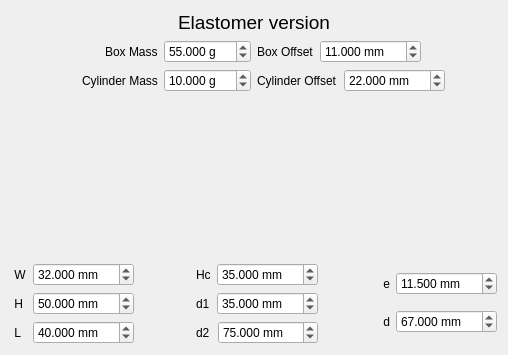
<?xml version="1.0" encoding="UTF-8"?>
<ui version="4.0">
 <class>modelo2</class>
 <widget class="QWidget" name="modelo2">
  <property name="geometry">
   <rect>
    <x>0</x>
    <y>0</y>
    <width>508</width>
    <height>355</height>
   </rect>
  </property>
  <property name="minimumSize">
   <size>
    <width>508</width>
    <height>355</height>
   </size>
  </property>
  <property name="maximumSize">
   <size>
    <width>508</width>
    <height>355</height>
   </size>
  </property>
  <property name="windowTitle">
   <string>Form</string>
  </property>
  <property name="autoFillBackground">
   <bool>true</bool>
  </property>
  <layout class="QVBoxLayout" name="verticalLayout_6">
   <item>
    <layout class="QVBoxLayout" name="verticalLayout_4">
     <item>
      <widget class="QLabel" name="Titulo">
       <property name="text">
        <string>&lt;html&gt;&lt;head/&gt;&lt;body&gt;&lt;p align=&quot;center&quot;&gt;&lt;span style=&quot; font-size:14pt;&quot;&gt;Elastomer version&lt;/span&gt;&lt;/p&gt;&lt;/body&gt;&lt;/html&gt;</string>
       </property>
      </widget>
     </item>
     <item>
      <layout class="QVBoxLayout" name="verticalLayout_5">
       <item>
        <layout class="QHBoxLayout" name="horizontalLayout_20">
         <item>
          <layout class="QHBoxLayout" name="horizontalLayout_11">
           <item>
            <spacer name="horizontalSpacer_5">
             <property name="orientation">
              <enum>Qt::Horizontal</enum>
             </property>
             <property name="sizeHint" stdset="0">
              <size>
               <width>40</width>
               <height>20</height>
              </size>
             </property>
            </spacer>
           </item>
           <item>
            <widget class="QLabel" name="MasaCub_Label">
             <property name="text">
              <string>Box Mass</string>
             </property>
            </widget>
           </item>
           <item>
            <widget class="QDoubleSpinBox" name="MasaCub_Value">
             <property name="minimumSize">
              <size>
               <width>70</width>
               <height>0</height>
              </size>
             </property>
             <property name="suffix">
              <string> g</string>
             </property>
             <property name="decimals">
              <number>3</number>
             </property>
             <property name="maximum">
              <double>9999.000000000000000</double>
             </property>
             <property name="value">
              <double>55.000000000000000</double>
             </property>
            </widget>
           </item>
          </layout>
         </item>
         <item>
          <layout class="QHBoxLayout" name="horizontalLayout_13">
           <item>
            <widget class="QLabel" name="OCub_Label">
             <property name="text">
              <string>Box Offset</string>
             </property>
            </widget>
           </item>
           <item>
            <widget class="QDoubleSpinBox" name="OCub_Value">
             <property name="minimumSize">
              <size>
               <width>70</width>
               <height>0</height>
              </size>
             </property>
             <property name="suffix">
              <string> mm</string>
             </property>
             <property name="decimals">
              <number>3</number>
             </property>
             <property name="maximum">
              <double>9999.000000000000000</double>
             </property>
             <property name="value">
              <double>11.000000000000000</double>
             </property>
            </widget>
           </item>
           <item>
            <spacer name="horizontalSpacer_8">
             <property name="orientation">
              <enum>Qt::Horizontal</enum>
             </property>
             <property name="sizeHint" stdset="0">
              <size>
               <width>40</width>
               <height>20</height>
              </size>
             </property>
            </spacer>
           </item>
          </layout>
         </item>
        </layout>
       </item>
       <item>
        <layout class="QHBoxLayout" name="horizontalLayout_19">
         <item>
          <layout class="QHBoxLayout" name="horizontalLayout_9">
           <item>
            <spacer name="horizontalSpacer_7">
             <property name="orientation">
              <enum>Qt::Horizontal</enum>
             </property>
             <property name="sizeHint" stdset="0">
              <size>
               <width>40</width>
               <height>20</height>
              </size>
             </property>
            </spacer>
           </item>
           <item>
            <widget class="QLabel" name="MasaCil_Label">
             <property name="text">
              <string>Cylinder Mass</string>
             </property>
            </widget>
           </item>
           <item>
            <widget class="QDoubleSpinBox" name="MasaCil_Value">
             <property name="minimumSize">
              <size>
               <width>70</width>
               <height>0</height>
              </size>
             </property>
             <property name="suffix">
              <string> g</string>
             </property>
             <property name="decimals">
              <number>3</number>
             </property>
             <property name="maximum">
              <double>9999.000000000000000</double>
             </property>
             <property name="value">
              <double>10.000000000000000</double>
             </property>
            </widget>
           </item>
          </layout>
         </item>
         <item>
          <layout class="QHBoxLayout" name="horizontalLayout_10">
           <item>
            <widget class="QLabel" name="OCil_Label">
             <property name="text">
              <string>Cylinder Offset</string>
             </property>
            </widget>
           </item>
           <item>
            <widget class="QDoubleSpinBox" name="OCil_Value">
             <property name="minimumSize">
              <size>
               <width>70</width>
               <height>0</height>
              </size>
             </property>
             <property name="suffix">
              <string> mm</string>
             </property>
             <property name="decimals">
              <number>3</number>
             </property>
             <property name="maximum">
              <double>9999.000000000000000</double>
             </property>
             <property name="value">
              <double>22.000000000000000</double>
             </property>
            </widget>
           </item>
           <item>
            <spacer name="horizontalSpacer_9">
             <property name="orientation">
              <enum>Qt::Horizontal</enum>
             </property>
             <property name="sizeHint" stdset="0">
              <size>
               <width>40</width>
               <height>20</height>
              </size>
             </property>
            </spacer>
           </item>
          </layout>
         </item>
        </layout>
       </item>
      </layout>
     </item>
     <item>
      <spacer name="verticalSpacer">
       <property name="orientation">
        <enum>Qt::Vertical</enum>
       </property>
       <property name="sizeHint" stdset="0">
        <size>
         <width>20</width>
         <height>40</height>
        </size>
       </property>
      </spacer>
     </item>
     <item>
      <layout class="QHBoxLayout" name="horizontalLayout_18">
       <item>
        <spacer name="horizontalSpacer">
         <property name="orientation">
          <enum>Qt::Horizontal</enum>
         </property>
         <property name="sizeHint" stdset="0">
          <size>
           <width>40</width>
           <height>20</height>
          </size>
         </property>
        </spacer>
       </item>
       <item>
        <widget class="QLabel" name="label">
         <property name="minimumSize">
          <size>
           <width>251</width>
           <height>140</height>
          </size>
         </property>
         <property name="maximumSize">
          <size>
           <width>251</width>
           <height>140</height>
          </size>
         </property>
         <property name="text">
          <string/>
         </property>
         <property name="pixmap">
          <pixmap resource="../../MelosimulaRF.qrc">:/images/Resources/modelo2Dimensiones.png</pixmap>
         </property>
         <property name="scaledContents">
          <bool>true</bool>
         </property>
        </widget>
       </item>
       <item>
        <spacer name="horizontalSpacer_2">
         <property name="orientation">
          <enum>Qt::Horizontal</enum>
         </property>
         <property name="sizeHint" stdset="0">
          <size>
           <width>40</width>
           <height>20</height>
          </size>
         </property>
        </spacer>
       </item>
      </layout>
     </item>
     <item>
      <spacer name="verticalSpacer_2">
       <property name="orientation">
        <enum>Qt::Vertical</enum>
       </property>
       <property name="sizeHint" stdset="0">
        <size>
         <width>20</width>
         <height>40</height>
        </size>
       </property>
      </spacer>
     </item>
     <item>
      <layout class="QHBoxLayout" name="horizontalLayout_8">
       <item>
        <layout class="QHBoxLayout" name="horizontalLayout_4">
         <item>
          <layout class="QVBoxLayout" name="verticalLayout">
           <item>
            <layout class="QHBoxLayout" name="horizontalLayout">
             <item>
              <widget class="QLabel" name="W_Label">
               <property name="text">
                <string> W</string>
               </property>
              </widget>
             </item>
             <item>
              <widget class="QDoubleSpinBox" name="W_Value">
               <property name="minimumSize">
                <size>
                 <width>100</width>
                 <height>0</height>
                </size>
               </property>
               <property name="suffix">
                <string> mm</string>
               </property>
               <property name="decimals">
                <number>3</number>
               </property>
               <property name="maximum">
                <double>9999.000000000000000</double>
               </property>
               <property name="value">
                <double>32.000000000000000</double>
               </property>
              </widget>
             </item>
            </layout>
           </item>
           <item>
            <layout class="QHBoxLayout" name="horizontalLayout_2">
             <item>
              <widget class="QLabel" name="H_Label">
               <property name="text">
                <string> H</string>
               </property>
              </widget>
             </item>
             <item>
              <widget class="QDoubleSpinBox" name="H_Value">
               <property name="minimumSize">
                <size>
                 <width>100</width>
                 <height>0</height>
                </size>
               </property>
               <property name="suffix">
                <string> mm</string>
               </property>
               <property name="decimals">
                <number>3</number>
               </property>
               <property name="maximum">
                <double>9999.000000000000000</double>
               </property>
               <property name="value">
                <double>50.000000000000000</double>
               </property>
              </widget>
             </item>
            </layout>
           </item>
           <item>
            <layout class="QHBoxLayout" name="horizontalLayout_3">
             <item>
              <widget class="QLabel" name="L_Label">
               <property name="text">
                <string> L</string>
               </property>
              </widget>
             </item>
             <item>
              <widget class="QDoubleSpinBox" name="L_Value">
               <property name="minimumSize">
                <size>
                 <width>100</width>
                 <height>0</height>
                </size>
               </property>
               <property name="suffix">
                <string> mm</string>
               </property>
               <property name="decimals">
                <number>3</number>
               </property>
               <property name="maximum">
                <double>9999.000000000000000</double>
               </property>
               <property name="value">
                <double>40.000000000000000</double>
               </property>
              </widget>
             </item>
            </layout>
           </item>
          </layout>
         </item>
        </layout>
       </item>
       <item>
        <spacer name="horizontalSpacer_3">
         <property name="orientation">
          <enum>Qt::Horizontal</enum>
         </property>
         <property name="sizeHint" stdset="0">
          <size>
           <width>40</width>
           <height>20</height>
          </size>
         </property>
        </spacer>
       </item>
       <item>
        <layout class="QHBoxLayout" name="horizontalLayout_14">
         <item>
          <layout class="QVBoxLayout" name="verticalLayout_3">
           <item>
            <layout class="QHBoxLayout" name="horizontalLayout_15">
             <item>
              <widget class="QLabel" name="Hc_Label">
               <property name="text">
                <string>Hc</string>
               </property>
              </widget>
             </item>
             <item>
              <widget class="QDoubleSpinBox" name="Hc_Value">
               <property name="minimumSize">
                <size>
                 <width>100</width>
                 <height>0</height>
                </size>
               </property>
               <property name="suffix">
                <string> mm</string>
               </property>
               <property name="decimals">
                <number>3</number>
               </property>
               <property name="maximum">
                <double>9999.000000000000000</double>
               </property>
               <property name="value">
                <double>35.000000000000000</double>
               </property>
              </widget>
             </item>
            </layout>
           </item>
           <item>
            <layout class="QHBoxLayout" name="horizontalLayout_16">
             <item>
              <widget class="QLabel" name="d1_Label">
               <property name="text">
                <string>d1</string>
               </property>
              </widget>
             </item>
             <item>
              <widget class="QDoubleSpinBox" name="d1_Value">
               <property name="minimumSize">
                <size>
                 <width>100</width>
                 <height>0</height>
                </size>
               </property>
               <property name="suffix">
                <string> mm</string>
               </property>
               <property name="decimals">
                <number>3</number>
               </property>
               <property name="maximum">
                <double>9999.000000000000000</double>
               </property>
               <property name="value">
                <double>35.000000000000000</double>
               </property>
              </widget>
             </item>
            </layout>
           </item>
           <item>
            <layout class="QHBoxLayout" name="horizontalLayout_17">
             <item>
              <widget class="QLabel" name="d2_Label">
               <property name="text">
                <string>d2</string>
               </property>
              </widget>
             </item>
             <item>
              <widget class="QDoubleSpinBox" name="d2_Value">
               <property name="minimumSize">
                <size>
                 <width>100</width>
                 <height>0</height>
                </size>
               </property>
               <property name="suffix">
                <string> mm</string>
               </property>
               <property name="decimals">
                <number>3</number>
               </property>
               <property name="value">
                <double>75.000000000000000</double>
               </property>
              </widget>
             </item>
            </layout>
           </item>
          </layout>
         </item>
        </layout>
       </item>
       <item>
        <spacer name="horizontalSpacer_4">
         <property name="orientation">
          <enum>Qt::Horizontal</enum>
         </property>
         <property name="sizeHint" stdset="0">
          <size>
           <width>40</width>
           <height>20</height>
          </size>
         </property>
        </spacer>
       </item>
       <item>
        <layout class="QHBoxLayout" name="horizontalLayout_7">
         <item>
          <layout class="QVBoxLayout" name="verticalLayout_2">
           <item>
            <layout class="QHBoxLayout" name="horizontalLayout_5">
             <item>
              <widget class="QLabel" name="E_Label">
               <property name="text">
                <string> e</string>
               </property>
              </widget>
             </item>
             <item>
              <widget class="QDoubleSpinBox" name="E_Value">
               <property name="minimumSize">
                <size>
                 <width>100</width>
                 <height>0</height>
                </size>
               </property>
               <property name="suffix">
                <string> mm</string>
               </property>
               <property name="decimals">
                <number>3</number>
               </property>
               <property name="maximum">
                <double>9999.000000000000000</double>
               </property>
               <property name="value">
                <double>11.500000000000000</double>
               </property>
              </widget>
             </item>
            </layout>
           </item>
           <item>
            <layout class="QHBoxLayout" name="horizontalLayout_6">
             <item>
              <widget class="QLabel" name="D_Label">
               <property name="text">
                <string> d</string>
               </property>
              </widget>
             </item>
             <item>
              <widget class="QDoubleSpinBox" name="D_Value">
               <property name="minimumSize">
                <size>
                 <width>100</width>
                 <height>0</height>
                </size>
               </property>
               <property name="suffix">
                <string> mm</string>
               </property>
               <property name="decimals">
                <number>3</number>
               </property>
               <property name="maximum">
                <double>9999.000000000000000</double>
               </property>
               <property name="value">
                <double>67.000000000000000</double>
               </property>
              </widget>
             </item>
            </layout>
           </item>
          </layout>
         </item>
        </layout>
       </item>
      </layout>
     </item>
    </layout>
   </item>
  </layout>
 </widget>
 <resources>
  <include location="../../MelosimulaRF.qrc"/>
 </resources>
 <connections/>
</ui>
